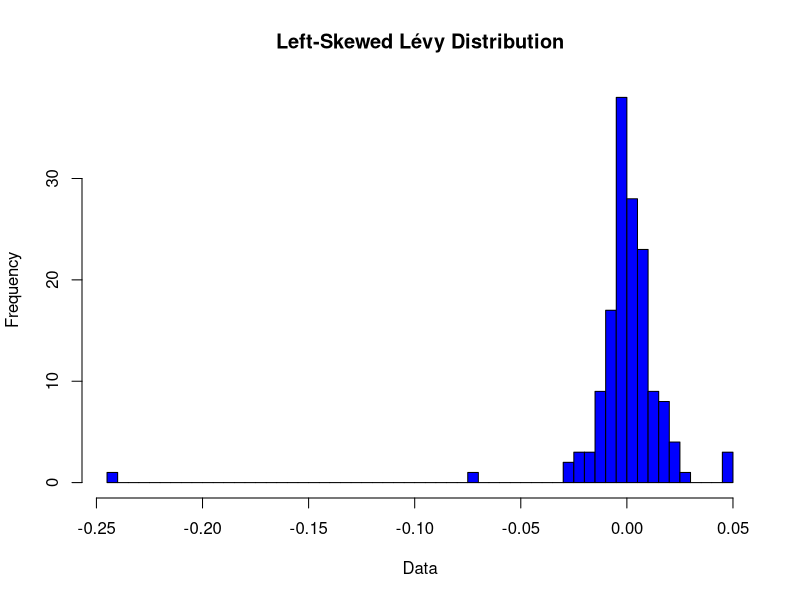
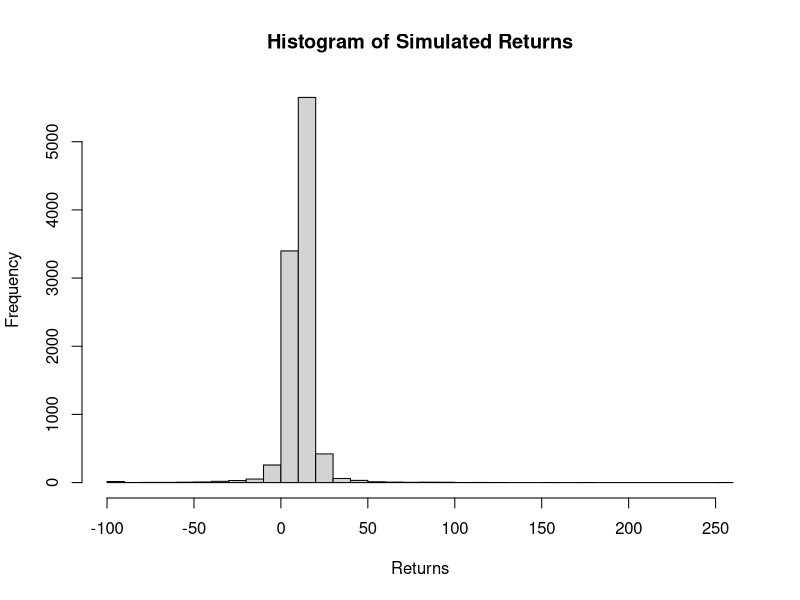

R code for these plots, in order:
## ---- chunk 1
# Install and load the necessary package
# install.packages("stabledist")
library(stabledist)

# Parameters for the Lévy distribution
alpha <- 1.505  # Stability parameter
beta <- -0.084 # Negative skewness parameter (left-skewed)
gamma <- 0.006433654  # Scale parameter
delta <- 0.0007449581 # Location parameter

# Number of simulations
n <- 150

# Generate random numbers from the Lévy distribution
set.seed(123) # For reproducibility
levy_data <- rstable(n, alpha, beta, gamma, delta)

# Plot the histogram of the simulated data
hist(levy_data, breaks = 50, main = "Left-Skewed Lévy Distribution", xlab = "Data", ylab = "Frequency", col = "blue")
## ---- chunk 2
library(stabledist)

# Simulation parameters
set.seed(233)
alpha <- 1.505  # Stability parameter
beta <- -0.084 # Negative skewness parameter (left-skewed)
gamma <- 0.006433654  # Scale parameter
delta <- 0.0007449581 # Location parameter

n <- 10000  # Number of simulations

# Generate samples from a stable distribution
levy_samples <- rstable(n, alpha, beta, gamma, delta)  

# Truncate returns at -100%
truncated_samples <- pmax(levy_samples, -100)

# Adjust mean and standard deviation (Historical)
desired_mean <- 10.8
desired_sd <- 21

# Calculate current mean and standard deviation
current_mean <- mean(truncated_samples)
current_sd <- sd(truncated_samples)

# Apply linear transformation to adjust mean and standard deviation
adjusted_samples <- (truncated_samples - current_mean) * (desired_sd / current_sd) + desired_mean

# Ensure minimum value is -100 after truncation
adjusted_samples <- pmax(adjusted_samples, -100)

# Example: Simulate future returns over a period
future_returns <- adjusted_samples

# Basic summary statistics
cat("Summary Statistics:\n")
print(summary(future_returns))

# Basic histogram
hist(future_returns, breaks = 50, main = "Histogram of Simulated Returns", xlab = "Returns")

# Probability calculations
p_return_greater_15 <- mean(future_returns > 15)
cat(paste("P(Return > 15) =", p_return_greater_15, "\n"))

p_return_greater_30 <- mean(future_returns > 30)
cat(paste("P(Return > 30) =", p_return_greater_30, "\n"))

# Additional probability calculations
p_between_5_and_15 <- mean(future_returns > 5 & future_returns <= 15)
cat(paste("P(5 < Return <= 15) =", p_between_5_and_15, "\n"))

p_between_15_and_30 <- mean(future_returns > 15 & future_returns <= 30)
cat(paste("P(15 < Return <= 30) =", p_between_15_and_30, "\n"))

p_between_neg5_and_5 <- mean(future_returns > -5 & future_returns <= 5)
cat(paste("P(-5 <= Return <= 5) =", p_between_neg5_and_5, "\n"))

p_between_neg15_and_neg5 <- mean(future_returns > -15 & future_returns <= -5)
cat(paste("P(-15 <= Return <= -5) =", p_between_neg15_and_neg5, "\n"))

p_less_neg15 <- mean(future_returns < -15)
cat(paste("P(Return < -15) =", p_less_neg15, "\n"))

p_less_neg30 <- mean(future_returns < -30)
cat(paste("P(Return < -30) =", p_less_neg30, "\n"))

p_less_neg60 <- mean(future_returns < -60)
cat(paste("P(Return < -60) =", p_less_neg60, "\n"))

## ---- chunk 3
# Calculate VaR and CVaR
confidence_level <- 0.95

# Calculate VaR
VaR_95 <- quantile(future_returns, 1 - confidence_level)

# Calculate CVaR (Expected Shortfall)
CVaR_95 <- mean(future_returns[future_returns <= VaR_95])
CVaR_95 <- max(CVaR_95, 0)


# Adjust for the investment amount
investment <- 100
VaR_95_rupees <- investment * (VaR_95 / 100)
CVaR_95_rupees <- investment * (CVaR_95 / 100)

# Print results rounded to 2 decimal places
cat("VaR (95% confidence level) =", round(VaR_95_rupees, 2), "rupees\n")
cat("CVaR (95% confidence level) =", round(CVaR_95_rupees, 2), "rupees\n")
